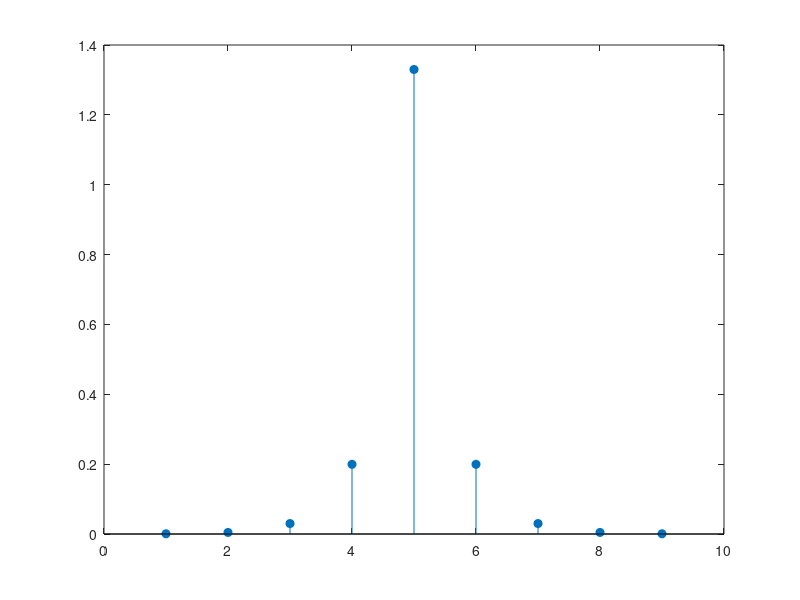

Write MATLAB code to recreate this figure.
close all ; 
clear all ; 
clc ; 
 
%parametre du modele AR-1 
a1=-.15 ; 
s2= 1.3 ; 

N=1000 ; 
w=sqrt(s2) * randn(1,N ) ;
A=[1,a1] ; 
x=filter(1,A,w) ; 
x1 = [ 0 x(1:end-1)] ; %x(n+1) 

%%estimation des coefficients de la fct d auto covariance apartir des
%coefficients de modele 

R0_par = s2 / (1-a1^2)  
% R1_par = -a1 * R0_par 
% R2_par = -a1 * R1_par 
% R3_par = -a1 * R2_par 

K=5 ; 
R=zeros (1,2*K-1) ;  
R(K)=R0_par ;

for k=1:K-1,
    R(K+k) = -a1*R(K+k-1); 
    R(K-k) = R(K+k); 
end 
stem(R,'fill') 

%estimation des coeff du modele apartir des coff de la fctd'auto covariance 
R0 = sum(x.*x ) 
R1 = sum(x.*x1 )

a1_est = -R1/R0  
s2_est = R0/N*(1-a1_est^2 )

